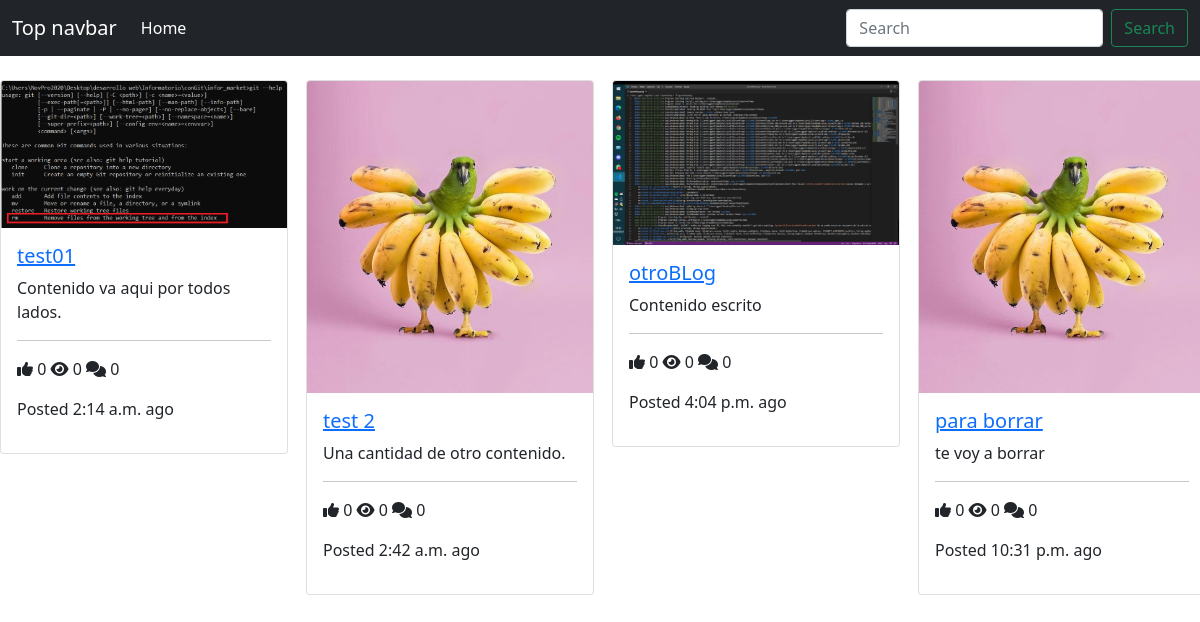
Before: / with the older database file.
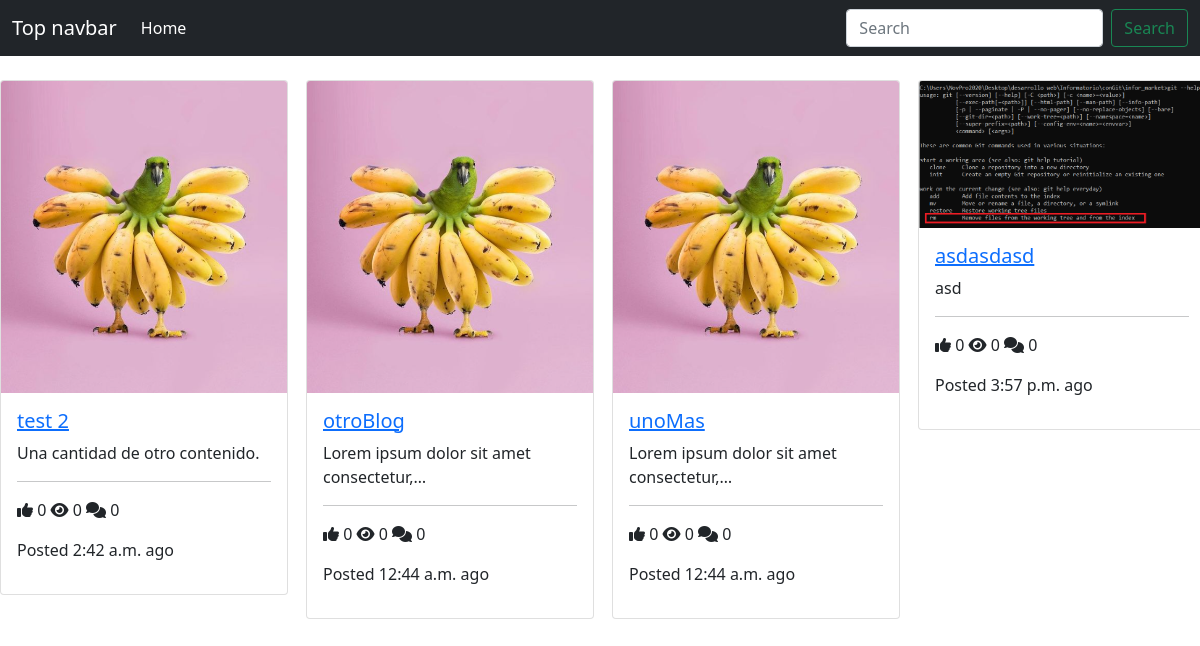
After: the same page with the newer database file.
### posts/models.py (models this page shows, shortened)
class Post(models.Model):
	title = models.CharField(max_length=50)
	content = models.TextField()
	thumbnail = models.ImageField()
	publish_date = models.TimeField(auto_now_add=True)
	last_updated = models.TimeField(auto_now=True)
	author = models.ForeignKey(User, on_delete=models.CASCADE)
	slug = models.SlugField()
	def get_absolute_url(self):
		return reverse("detail", kwargs={
			'slug': self.slug
		})
	@property
	def get_comment_count(self):
		return self.comment_set.all().count()
	@property
	def get_view_count(self):
		return self.postview_set.all().count()
	@property
	def get_like_count(self):
		return self.like_set.all().count()

### posts/views.py (the view)
# urls.py: path('', PostListView.as_view(), name="list"),
class PostListView(ListView):
	model = Post

### template/posts/post_list.html
{% extends 'base.html' %}
{% block content %}
	<div class="conteiner">
		<div class="row">
		{% for object in object_list %}
			<div class="col-3">
					<div class="card" style="width: 18rem;">
						<img class="card-img-top" src="{{object.thumbnail.url}}">
						<div class="card-body">
							<a href="{{object.get_absolute_url}}">
								<h5 class="card-title">{{object.title}}</h5>
							</a>
							<p class="card-text">{{object.content|truncatechars:40}}</p>
							<hr/>
							<p>
								<span><i class="fas fa-thumbs-up"></i> {{object.get_like_count}}</span>
								<span><i class="fas fa-eye"></i> {{object.get_view_count}}</span>
								<span><i class="fas fa-comments"></i> {{object.get_comment_count}}</span>
							</p>
							<p class="cardd-text">
								Posted {{object.publish_date|time}} ago
							</p>
						</div>
				</div>
			</div>
		{% endfor %}
		</div>
	</div>
{% endblock content %}

Changed rows visible on the page:
removed Post: thumbnail (picture), title "test01", content "Contenido va aqui por todos lados.", get_like_count "0", get_view_count "0", get_comment_count "0", publish_date "2:14 a.m."
removed Post: thumbnail (picture), title "otroBLog", content "Contenido escrito", get_like_count "0", get_view_count "0", get_comment_count "0", publish_date "4:04 p.m."
removed Post: thumbnail (picture), title "para borrar", content "te voy a borrar", get_like_count "0", get_view_count "0", get_comment_count "0", publish_date "10:31 p.m."
added Post: thumbnail (picture), title "otroBlog", content "Lorem ipsum dolor sit amet consectetur,…", get_like_count "0", get_view_count "0", get_comment_count "0", publish_date "12:44 a.m."
added Post: thumbnail (picture), title "unoMas", content "Lorem ipsum dolor sit amet consectetur,…", get_like_count "0", get_view_count "0", get_comment_count "0", publish_date "12:44 a.m."
added Post: thumbnail (picture), title "asdasdasd", content "asd", get_like_count "0", get_view_count "0", get_comment_count "0", publish_date "3:57 p.m."
